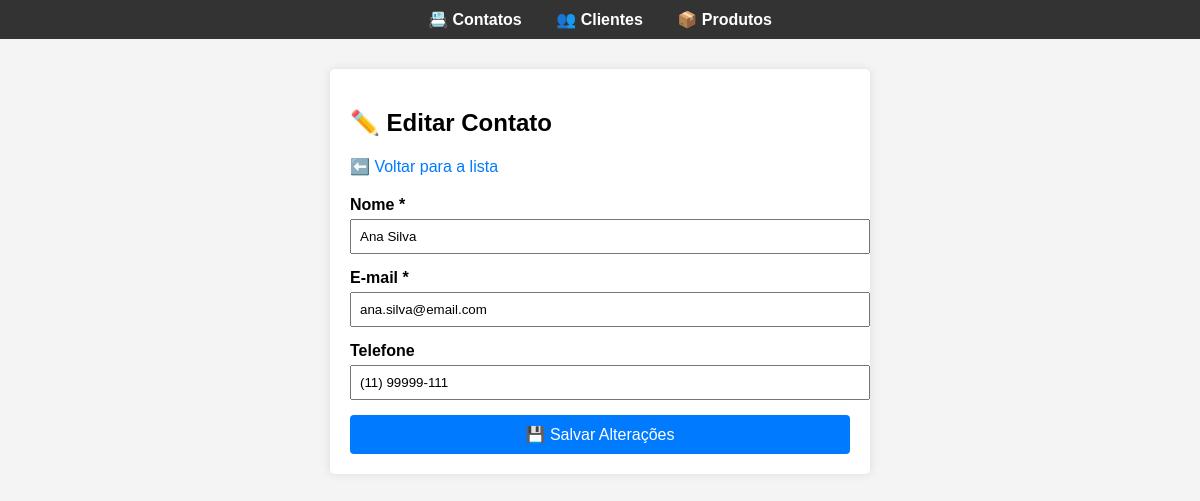
Screenshot of /editar.php?id=1 with the database file from the repository.
### tables this page shows
CREATE TABLE contatos (
    id INT AUTO_INCREMENT PRIMARY KEY,
    nome VARCHAR(100) NOT NULL,
    email VARCHAR(100) NOT NULL,
    telefone VARCHAR(14),
    created_at TIMESTAMP DEFAULT CURRENT_TIMESTAMP
);

### editar.php (the view, shortened to what this page needs)
<?php
require_once 'config.php';
$id = $_GET['id'] ?? null;
try {
    $stmt = $pdo->prepare("SELECT * FROM contatos WHERE id = ?");
    $stmt->execute([$id]);
    $contato = $stmt->fetch();
} catch (PDOException $e) {
    die("Erro ao buscar dados: " . $e->getMessage());
}
include 'cabecalho.php';
?>
<div class="container" style="max-width: 500px; margin: 30px auto; font-family: Arial, sans-serif;">
    <h2>✏️ Editar Contato</h2>
    <a href="index.php" style="text-decoration: none; color: #007BFF;">⬅️ Voltar para a lista</a>
    <form action="editar.php?id=<?php echo $id; ?>" method="POST" style="margin-top: 20px; display: flex; flex-direction: column; gap: 15px;">
        <div>
            <label style="display: block; margin-bottom: 5px; font-weight: bold;">Nome *</label>
            <input type="text" name="nome" value="<?php echo htmlspecialchars($contato['nome']); ?>" required style="width: 100%; padding: 8px;">
        </div>
        <div>
            <label style="display: block; margin-bottom: 5px; font-weight: bold;">E-mail *</label>
            <input type="email" name="email" value="<?php echo htmlspecialchars($contato['email']); ?>" required style="width: 100%; padding: 8px;">
        </div>
        <div>
            <label style="display: block; margin-bottom: 5px; font-weight: bold;">Telefone</label>
            <input type="text" name="telefone" value="<?php echo htmlspecialchars($contato['telefone']); ?>" style="width: 100%; padding: 8px;">
        </div>
        <button type="submit" style="background-color: #007BFF; color: white; border: none; padding: 10px; cursor: pointer; font-size: 16px; border-radius: 4px;">
            💾 Salvar Alterações
        </button>
    </form>
</div>

### cabecalho.php (style rules this page uses)
body { font-family: Arial, sans-serif; margin: 0; padding: 0; background-color: #f4f4f4; }
.container { max-width: 1000px; margin: 30px auto; background: white; padding: 20px; box-shadow: 0px 0px 10px rgba(0,0,0,0.1); border-radius: 5px; }

### rows the page displays
contatos: nome "Ana Silva", email "ana.silva@email.com", telefone "(11) 99999-111"
